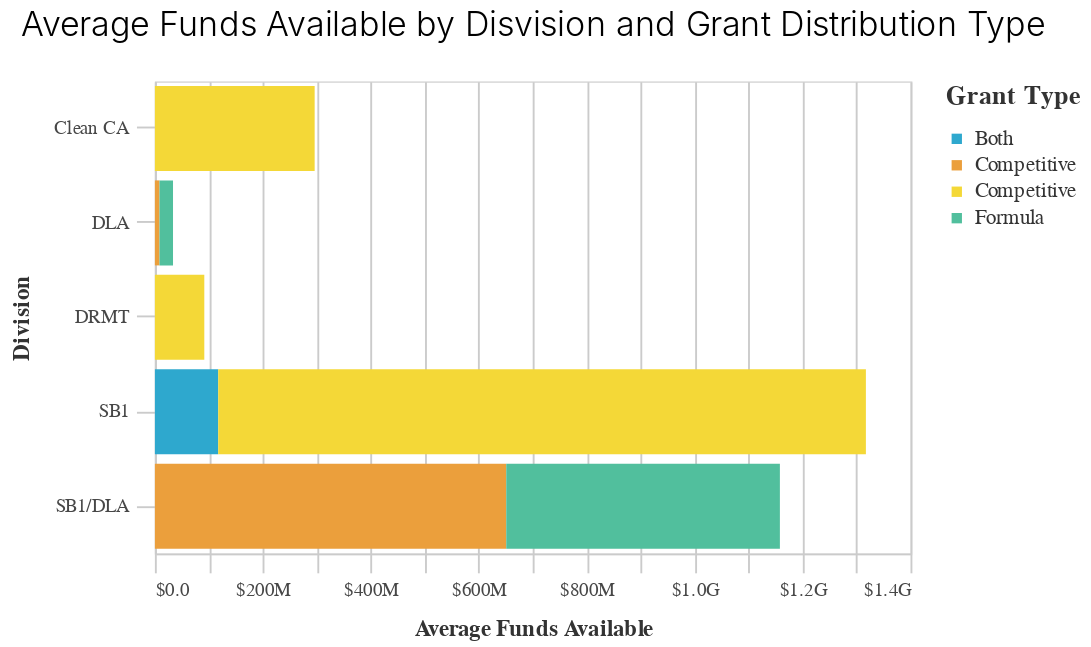

Here is the notebook cell this chart was saved with:
### Code cell
chart = (
    alt.Chart(
        (
            df
             >>filter(_.federal_or_state_funded=='State')
            >> group_by(_.grant_type, _.division)
            >> summarize(avg_funds=(_.funding_amount_available.mean()))
        )
    )
    .mark_bar()
    .encode(
        x=alt.X(
            "avg_funds",
            axis=alt.Axis(format="$.2s"),
            title=("Average Funds Available"),
            sort=("-y"),
        ),
        y=alt.Y("division", title="Division"),
        color=alt.Color(
            "grant_type",
            scale=alt.Scale(range=altair_utils.CALITP_CATEGORY_BRIGHT_COLORS),
            legend=alt.Legend(title=("Grant Type")),
        ),
    )
    .properties(title="Average Funds Available by Disvision and Grant Distribution Type")
)
chart = styleguide.preset_chart_config(chart)
chart

### Figure 1 — Vega-Lite specification as saved in the notebook (floating-point values rounded to 4 significant figures)
{"config": {"view": {"continuousWidth": 400, "continuousHeight": 300}, "axis": {"domainColor": "#cbcbcb", "grid": true, "gridColor": "#cbcbcb", "gridWidth": 1, "labelColor": "#474747", "labelFont": "Nunito Sans", "labelFontSize": 10, "labelPadding": 4, "tickColor": "#cbcbcb", "tickSize": 10, "titleColor": "#333", "titleFont": "Raleway", "titleFontSize": 12, "titlePadding": 10}, "axisBand": {"grid": false}, "background": "white", "font": "Raleway", "header": {"labelFont": "Nunito Sans", "titleFont": "Raleway"}, "legend": {"labelColor": "#333", "labelFont": "Nunito Sans", "labelFontSize": 11, "labelLimit": 0, "padding": 1, "symbolSize": 30, "symbolType": "square", "titleColor": "#333", "titleFont": "Raleway", "titleFontSize": 14, "titlePadding": 10}, "title": {"anchor": "middle", "font": "Raleway", "fontSize": 18, "fontWeight": 300, "offset": 20}}, "data": {"name": "data-26f71f8a3d1d8c5795fd431a40a9cf95"}, "mark": "bar", "encoding": {"color": {"field": "grant_type", "legend": {"title": "Grant Type"}, "scale": {"range": ["#2EA8CE", "#EB9F3C", "#F4D837", "#51BF9D", "#8CBCCB", "#9487C0"]}, "type": "nominal"}, "x": {"axis": {"format": "$.2s"}, "field": "avg_funds", "sort": "-y", "title": "Average Funds Available", "type": "quantitative"}, "y": {"field": "division", "title": "Division", "type": "nominal"}}, "height": 250, "title": "Average Funds Available by Disvision and Grant Distribution Type", "width": 400, "$schema": "https://vega.github.io/schema/vega-lite/v4.17.0.json", "datasets": {"data-26f71f8a3d1d8c5795fd431a40a9cf95": [{"grant_type": "Both", "division": "SB1", "avg_funds": 117400000.0}, {"grant_type": "Competitive", "division": "DLA", "avg_funds": 8567000.0}, {"grant_type": "Competitive", "division": "SB1/DLA", "avg_funds": 651000000.0}, {"grant_type": "Competitive ", "division": "Clean CA", "avg_funds": 296000000.0}, {"grant_type": "Competitive ", "division": "DRMT", "avg_funds": 91550000.0}, {"grant_type": "Competitive ", "division": "SB1", "avg_funds": 1200000000.0}, {"grant_type": "Formula", "division": "DLA", "avg_funds": 25000000.0}, {"grant_type": "Formula", "division": "SB1/DLA", "avg_funds": 507000000.0}]}}
